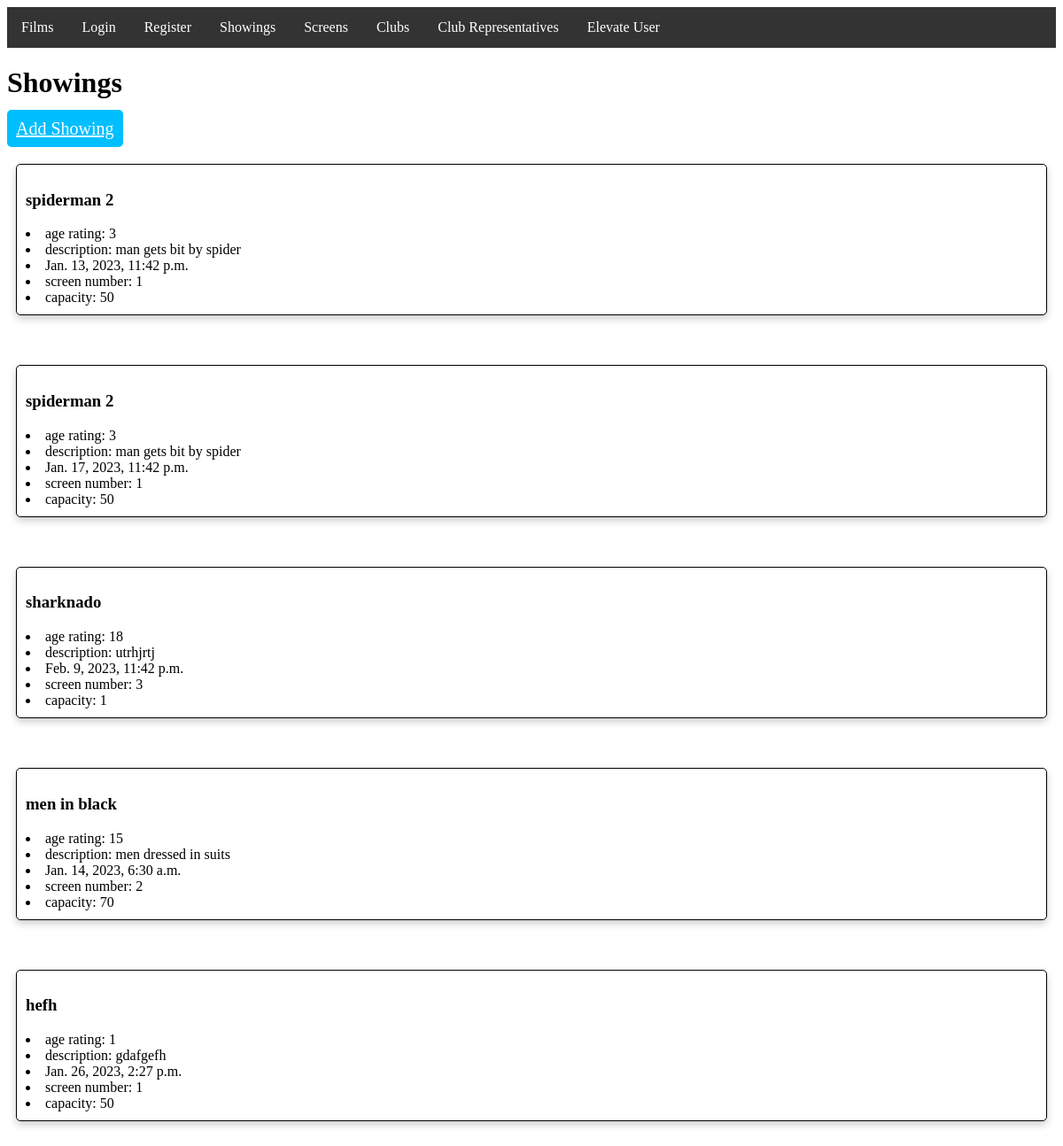
Page /showings/ on the earlier database version.
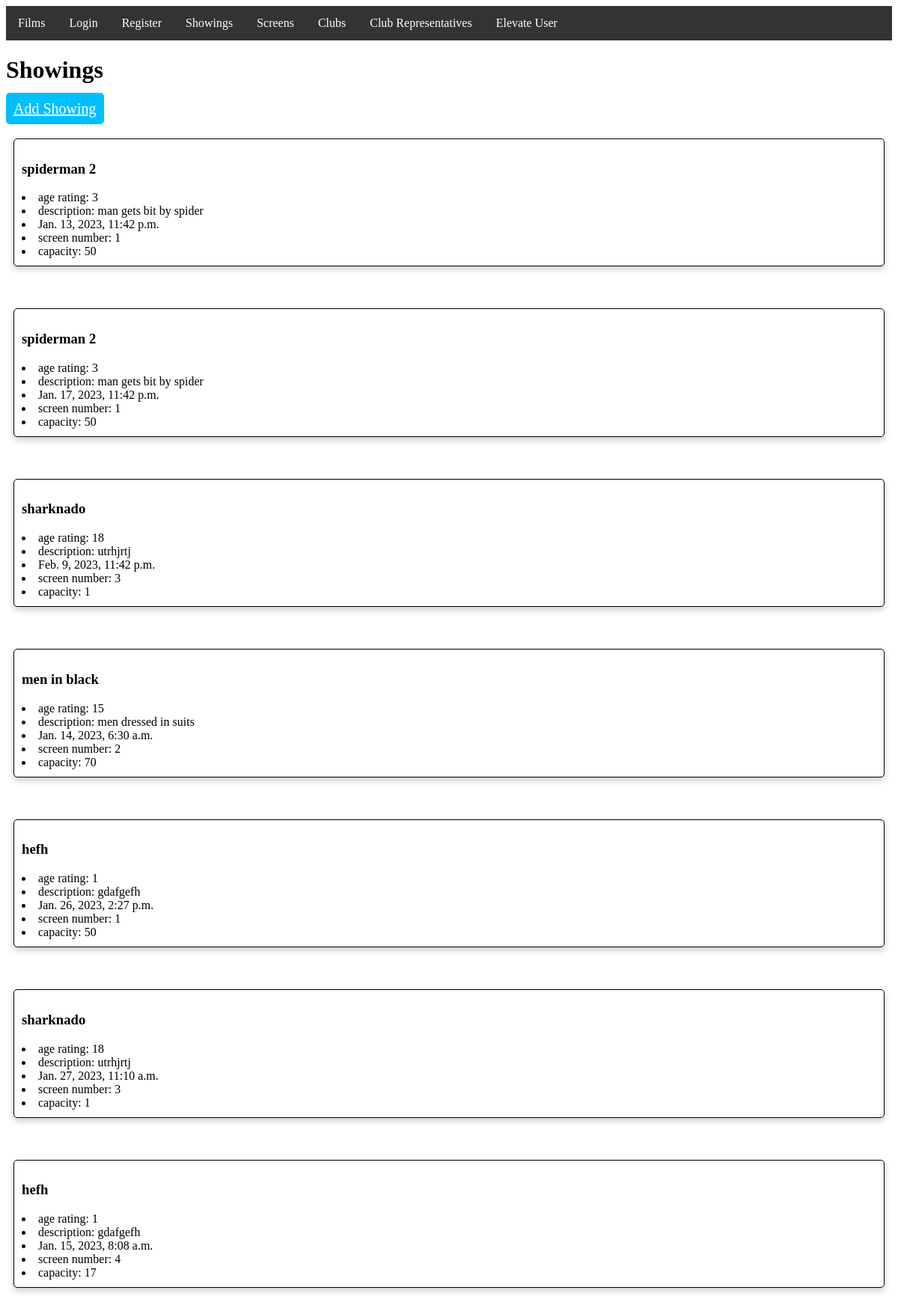
Same page on the later database version.
### UWEFlix/models.py (models this page shows, shortened)
class Showing(models.Model):
    film = models.ForeignKey(Film, on_delete=models.PROTECT)
    screen = models.ForeignKey(Screen, on_delete=models.PROTECT)
    time = models.DateTimeField()

class Film(models.Model):
    name = models.CharField(max_length=255)
    age_rating = models.PositiveSmallIntegerField()
    duration = models.DecimalField(max_digits=5, decimal_places=2)
    short_trailer_description = models.CharField(max_length=255)

class Screen(models.Model):
    screen_number = models.PositiveSmallIntegerField(unique=True)
    capacity = models.PositiveIntegerField()

### UWEFlix/views.py (the view)
# urls.py: path('showings/', views.show_showings, name='showings'),
def show_showings(request):
    queryset = Showing.objects.all()
    return render(request, 'UWEFlix/showings.html', {
        'showings': list(queryset)
    })

### UWEFlix/templates/UWEFlix/showings.html (shortened to what this page needs)
{% extends 'UWEFlix/navbar.html' %}
{% block content %}
<html>
  <head>
    <link rel="stylesheet" href="/static/films.css">
  </head>
  <body>
    <h1>Showings</h1>
    <a href="{% url 'add_showing' %}" class="btn btn-primary add-film-btn">Add Showing</a>
    <br><br>
      {% for showing in showings %}
        <div class="film-box">
          <div>
            <h3>{{ showing.film.name }}</h3>
            <li>age rating: {{ showing.film.age_rating }}</li>
            <li>description: {{ showing.film.short_trailer_description }}</li>
            <li>{{ showing.time }}</li>
            <li>screen number: {{ showing.screen.screen_number }}</li>
            <li>capacity: {{ showing.screen.capacity }}</li>
          </div>
        </div>
          <br><br>
      {% endfor %}
  </body>
</html>
{% endblock %}

Differences in the rows shown:
added Showing: film.name "sharknado", film.age_rating "18", film.short_trailer_description "utrhjrtj", time "Jan. 27, 2023, 11:10 a.m.", screen.screen_number "3", screen.capacity "1"
added Showing: film.name "hefh", film.age_rating "1", film.short_trailer_description "gdafgefh", time "Jan. 15, 2023, 8:08 a.m.", screen.screen_number "4", screen.capacity "17"
